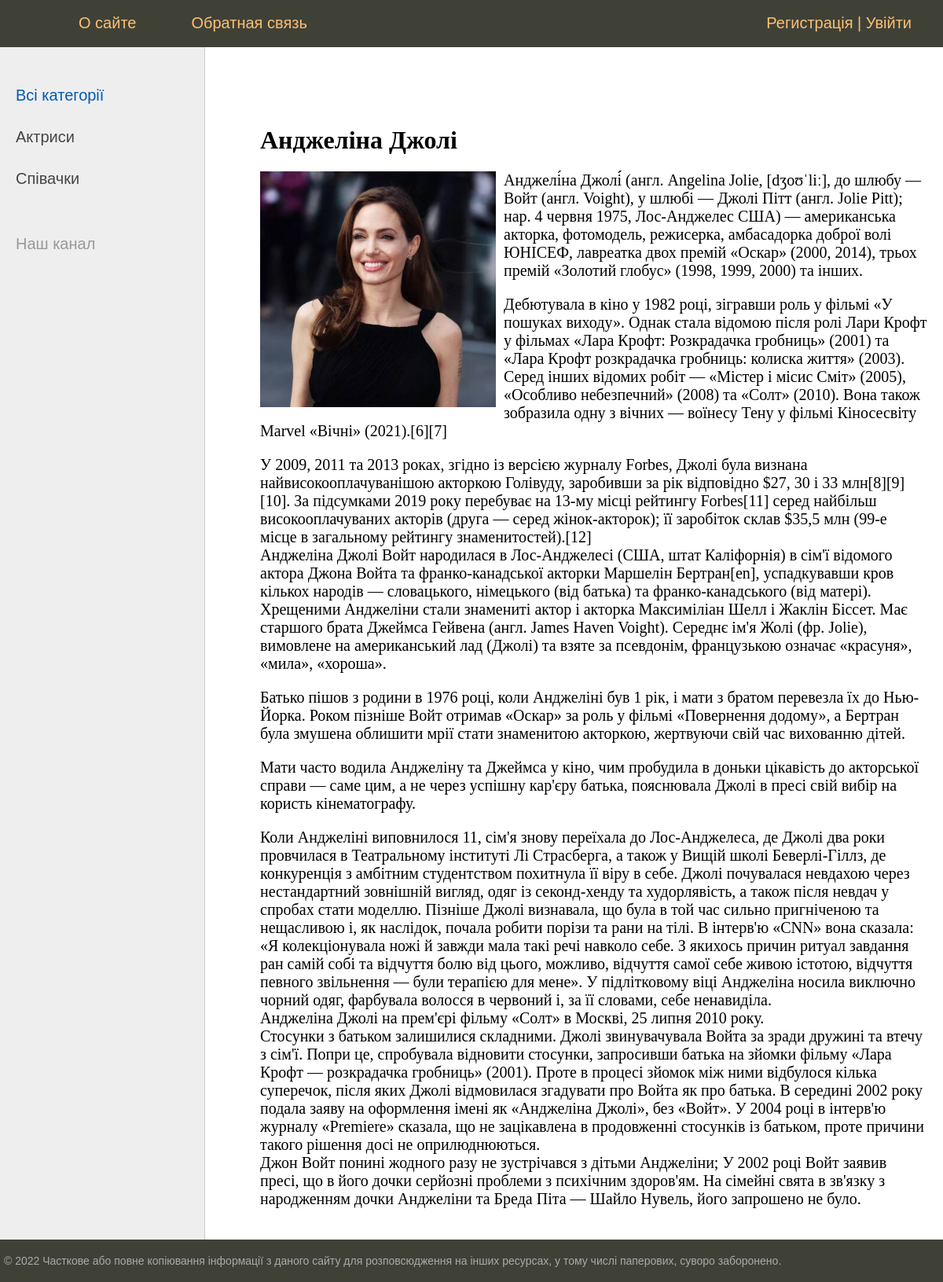
The app's page /post/andzhelina/ with its own data.
### women/models.py (models this page shows, shortened)
class Category(models.Model):
     name = models.CharField(max_length=100, db_index=True, verbose_name = 'Категорія')
     slug = models.SlugField(max_length=255, unique=True, db_index=True, verbose_name='URL', null=True)
     def get_absolute_url(self):
         return reverse('category', kwargs={'cat_slug': self.slug})
     class Meta:
        verbose_name = 'Категорія'
        verbose_name_plural = 'Категорії'
        ordering = ['id']

class Women(models.Model):
    title = models.CharField(max_length=100, verbose_name='Заговолок')
    slug = models.SlugField(max_length=255, unique=True, db_index=True, verbose_name="URL")
    content = models.TextField(blank=True, verbose_name='Зміст')
    photo = models.ImageField(upload_to='photos/%Y/%m/%d/')
    time_create = models.DateTimeField(auto_now_add=True)
    time_update = models.DateTimeField(auto_now=True)
    is_published = models.BooleanField(default=True, verbose_name='Опубліковано')
    cat = models.ForeignKey('Category', on_delete=models.PROTECT, null=True, verbose_name='Категорія')
    def __str__(self):
        return self.title
    class Meta:
        verbose_name = 'Відомі жінки'
        verbose_name_plural = 'Відомі жінки'
        ordering = ['time_create', 'title']

### women/views.py (the view)
# urls.py: path('post/<slug:post_slug>/', ShowPost.as_view(), name='post' ),
class ShowPost(DataMixin, DetailView):
    model = Women
    template_name = 'women/post.html'
    slug_url_kwarg = 'post_slug'
    context_object_name = 'post'
    def get_context_data(self, *, object_list=None, **kwargs):
        context = super().get_context_data(**kwargs)
        c_def = self.get_user_context(title=context['post'])
        return dict(list(context.items()) + list(c_def.items()))

### women/utils.py (called while the page is built)
    def get_user_context(self, **kwargs):
        context = kwargs
        cats = Category.objects.annotate(Count('women'))
        user_menu = menu.copy()
        if not self.request.user.is_authenticated:
            user_menu.pop(1)
        context['menu'] = user_menu
        context['cats'] = cats
        if 'cat_selected' not in context:
            context['cat_selected'] = 0
        return context

### women/templates/women/post.html
{% extends 'women/base.html' %}
{% block content %}
<h1>{{post.title}}</h1>
{% if post.photo %}
<p><img class="img-article-left" src="{{post.photo.url}}"></p>
{% endif %}
{{post.content|linebreaks}}
{% endblock %}

### women/templates/women/base.html (shortened to what this page needs)
{% load static %}
{% load women_tags %}
<!DOCTYPE html>
<html>
<head>
	<link type="text/css" href="{% static 'women/css/styles.css' %}" rel="stylesheet" />
</head>
<body>
<table class="table-page" border=0 cellpadding="0" cellspacing="0">
<tr><td valign=top>
		<div class="header">
			<ul id="mainmenu" class="mainmenu">
			<li class="logo"><a href="{% url 'home' %}"><div class="logo"></div></a></li>
{% for m in menu %}
			<li><a href="{% url m.url_name %}">{{m.title}}</a></li>
{% endfor %}
				<li class="last"><a href="{% url 'register' %}">Регистрація</a> | <a href="{% url 'login' %}">Увійти</a></li>
			</ul>
		</div>
<table class="table-content" border=0 cellpadding="0" cellspacing="0">
<tr>
	<td valign="top" class="left-chapters">
	<ul id="leftchapters">
    {% if cat_selected == 0 %}
		<li class="selected">Всі категорії</li>
    {% else %}
        <li><a href="{% url 'home' %}">Всі категорії</a><li>
    {% endif %}
    {% for c in cats %}
        {% if c.women__count > 0 %}
    {% if c.pk == cat_selected %}
    <li class="selected">{{ c.name }}</li>
    {% else %}
       <li><a href="{{c.get_absolute_url}}">{{c.name}}</a></li>
        {% endif %}
        {% endif %}
    {% endfor %}
    <li class="share">
		<p>Наш канал</p>
		<a class="share-yt" href="https://www.youtube.com/channel/UClJzWfGWuGJL2t-3dYKcHTA/playlists" target="_blank" rel="nofollow"></a>
		</li>
	</ul>
</td>
<td valign="top" class="content">
	<div class="content-text">
{% block content %}
{% endblock %}
	</div>
</td></tr></table>
</td></tr>
<tr><td valign=top>
	<div id="footer">
		<p>&copy; 2022 Часткове або повне копіювання інформації з даного сайту для розповсюдження на інших ресурсах, у тому числі паперових, суворо заборонено.</p>
	</div>
</td></tr></table>
</body>
</html>

### women/static/women/css/styles.css (style rules this page uses)
html, body { font-family: 'Arial'; margin: 0; padding: 0; height: 100%; width: 100%; color: #444; }
a { color: #0059b2; text-decoration: none; }
img { max-width: 600px; height: auto; }
img.img-article-left { max-width: 300px; height: auto; float: left; padding: 0 10px 10px 0; }
.table-page { width: 100%; height: 100%; vertical-align: top; }
.table-page tr { height: 100%; }
.header { background: #3F4137; height: 60px; }
.logo { background: url('../images/logo.png') no-repeat 10px 5px; width: 70px; height: 60px; }
ul.mainmenu { list-style: none; margin: 0; padding: 0; height: 60px; color: #fdc073; font-size: 20px; overflow: hidden; }
ul.mainmenu li { float: left; margin: 18px 40px 0 30px; }
ul.mainmenu li.logo { margin: 0; }
ul.mainmenu li.last { float: right; }
ul.mainmenu li a { color: #fdc073; text-decoration: none; }
.table-content { width: 100%; min-height: 100%; height: 100%; }
.left-chapters { margin: 0; background: #eee; border-right: 1px solid #ccc; min-height: 100%; }
.left-chapters ul { width: 230px; min-height: 100%; margin: 0; padding: 20px 10px 10px 20px; list-style: none; font-size: 20px; }
.left-chapters ul li { margin: 30px 0 0 0; color: #999; }
.left-chapters ul li.selected { color: #0059b2; }
.left-chapters ul li a { color: #444; text-decoration: none; }
.left-chapters ul li.share { margin: 60px 0 0 0; }
.left-chapters ul li.share p { margin: 30px 0 30px 0; }
.left-chapters ul li.share a { display: inline-block; width: 40px; height: 40px; margin: 0 20px 0 0; }
.left-chapters ul li.share a.share-yt { width: 100%; height: 30px; background: url('../images/share_yt.png') no-repeat 0 0 }
.content { padding: 40px 20px 20px 40px; width: 100%; box-sizing: border-box; }
.content-text { margin: 60px 0 0 30px; color: #000; font-size: 20px; font-family: Yandex Sans Display Light; }
.content-text h1 { font-size: 32px; }
#footer { box-sizing: border-box; background: #3F4137; padding: 5px; color: #aaa; font-size: 14px; font-family: Verdana, Geneva, Arial, Helvetica; text-align: left; overflow: hidden; }

### records on screen
Category: name "Актриси"
Category: name "Співачки"
Women: title "Анджеліна Джолі", photo (picture), content "Анджелі́на Джолі́́ (англ. Angelina Jolie, [dʒoʊˈliː], до шлюбу — Войт (англ. Voight), у шлюбі — Джолі Пітт (англ. Jolie Pitt); нар. 4 червня 1975, Лос-Анджелес США) — американська акторка, фотомодель, режисерка, амбасадорка доброї волі ЮНІСЕФ, лавреатка двох премій «Оскар» (2000, 2014), трьох премій «Золотий глобус» (1998, 1999, 2000) та інших. Дебютувала в кіно у 1982 році, зігравши роль у фільмі «У пошуках виходу». Однак стала відомою після ролі Лари Крофт у фільмах «Лара Крофт: Розкрадачка гробниць» (2001) та «Лара Крофт розкрадачка гробниць: колиска життя» (2003). Серед інших відомих робіт — «Містер і місис Сміт» (2005), «Особливо небезпечний» (2008) та «Солт» (2010). Вона також…"

### other values on screen
{{ m.title }} "О сайте" "Обратная связь"
